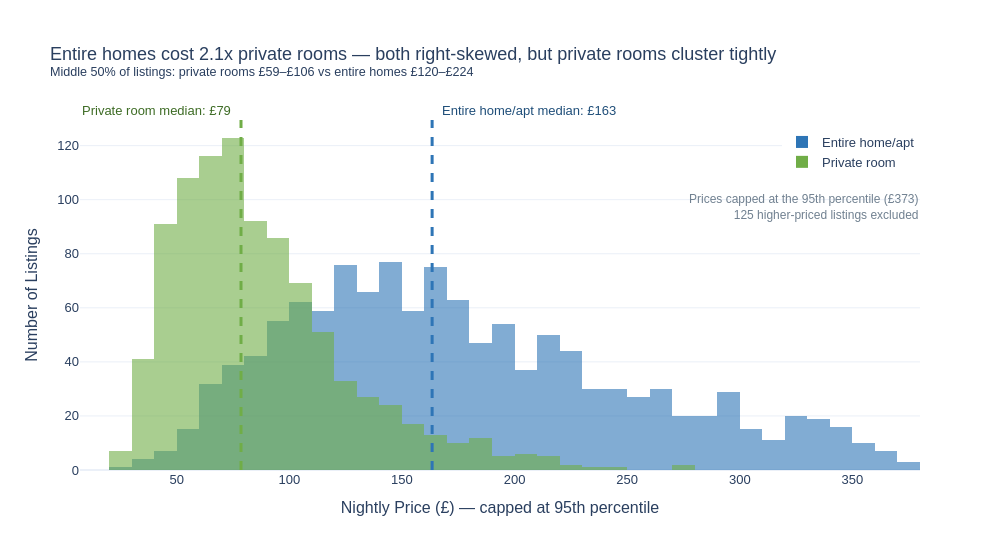

The notebook cell saved with this chart:
### Markdown cell above
## Task 1 — Histogram: price by room type (overlapping distributions)

**What to build:** A histogram showing price distributions for **Entire home/apt vs Private room** (exclude Shared room — too few observations) overlaid on the same chart.

**Requirements:**
- Both room types on the same chart (use `color='room_type'`)
- `barmode='overlay'` with `opacity=0.6` so both distributions are visible
- A vertical line for the median of EACH room type, differently coloured
- Insight title comparing the two distributions

### Code cell
# Task 1
# YOUR CODE HERE

ROOM_COLOURS = {'Entire home/apt': '#2E75B6', 'Private room': '#70AD47'}
TEXT_COLOURS = {'Entire home/apt': '#1F4E79', 'Private room': '#3D6B24'}

df_t1 = df_cap[df_cap['room_type'].isin(ROOM_COLOURS.keys())].copy()

stats = df_t1.groupby('room_type')['price'].quantile([0.25, 0.5, 0.75]).unstack()
med_home, med_room = stats.loc['Entire home/apt', 0.5], stats.loc['Private room', 0.5]
n_excluded = (df['price'] > p95).sum()

fig = px.histogram(
    data_frame=df_t1,
    x='price',
    color='room_type',
    barmode='overlay',
    opacity=0.6,
    color_discrete_map=ROOM_COLOURS,
    category_orders={'room_type': list(ROOM_COLOURS.keys())},
    labels={'price': 'Nightly Price (£)', 'room_type': 'Room type'},
    height=550, width=1000,
    template='plotly_white'
)

fig.update_traces(xbins=dict(start=0, end=np.ceil(p95 / 10) * 10, size=10))

for room, med, side in [('Private room', med_room, 'left'), ('Entire home/apt', med_home, 'right')]:
    fig.add_vline(x=med, line_dash='dash', line_color=ROOM_COLOURS[room], line_width=3,
                  annotation=dict(
                      text=f'{room} median: £{med:.0f}',
                      font=dict(color=TEXT_COLOURS[room], size=13),
                      xanchor='right' if side == 'left' else 'left',
                      y=1, yanchor='bottom',      # label sits just above the plot area, clear of the bars
                      xshift=-8 if side == 'left' else 8,
                  ))

# Disclose the outlier cap
fig.add_annotation(
    x=1, y=0.8, xref='paper', yref='paper', xanchor='right', showarrow=False, align='right',
    text=f'Prices capped at the 95th percentile (£{p95:.0f})<br>{n_excluded} higher-priced listings excluded',
    font=dict(color='slategrey', size=12)
)

fig.update_layout(
    title=(f'Entire homes cost {med_home / med_room:.1f}x private rooms — both right-skewed, but private rooms cluster tightly'
           f'<br><sup>Middle 50% of listings: private rooms £{stats.loc["Private room", 0.25]:.0f}–£{stats.loc["Private room", 0.75]:.0f} '
           f'vs entire homes £{stats.loc["Entire home/apt", 0.25]:.0f}–£{stats.loc["Entire home/apt", 0.75]:.0f}</sup>'),
    font=dict(family='Arial', size=13),
    yaxis=dict(title='Number of Listings'),
    xaxis=dict(showgrid=False, title='Nightly Price (£) — capped at 95th percentile'),
    legend=dict(title='', x=1, y=0.98, xanchor='right', yanchor='top'),
    margin=dict(t=120),
)
fig.show()

### Figure 1 — Plotly figure (JSON) as saved in the notebook; plotly's stock layout.template omitted (floating-point values rounded to 4 significant figures; data arrays with more than 128 entries replaced by an {"elided": "..."} marker saying what was removed)
{"data": [{"bingroup": "x", "hovertemplate": "Room type=Entire home/apt<br>Nightly Price (£)=%{x}<br>count=%{y}<extra></extra>", "legendgroup": "Entire home/apt", "marker": {"color": "#2E75B6", "opacity": 0.6, "pattern": {"shape": ""}}, "name": "Entire home/apt", "orientation": "v", "showlegend": true, "type": "histogram", "x": {"elided": "1251 float values"}, "xaxis": "x", "xbins": {"end": 380, "size": 10, "start": 0}, "yaxis": "y"}, {"bingroup": "x", "hovertemplate": "Room type=Private room<br>Nightly Price (£)=%{x}<br>count=%{y}<extra></extra>", "legendgroup": "Private room", "marker": {"color": "#70AD47", "opacity": 0.6, "pattern": {"shape": ""}}, "name": "Private room", "orientation": "v", "showlegend": true, "type": "histogram", "x": {"elided": "942 float values"}, "xaxis": "x", "xbins": {"end": 380, "size": 10, "start": 0}, "yaxis": "y"}], "layout": {"annotations": [{"font": {"color": "#3D6B24", "size": 13}, "showarrow": false, "text": "Private room median: £79", "x": 78.57, "xanchor": "right", "xref": "x", "xshift": -8, "y": 1, "yanchor": "bottom", "yref": "y domain"}, {"font": {"color": "#1F4E79", "size": 13}, "showarrow": false, "text": "Entire home/apt median: £163", "x": 163.4, "xanchor": "left", "xref": "x", "xshift": 8, "y": 1, "yanchor": "bottom", "yref": "y domain"}, {"align": "right", "font": {"color": "slategrey", "size": 12}, "showarrow": false, "text": "Prices capped at the 95th percentile (£373)<br>125 higher-priced listings excluded", "x": 1, "xanchor": "right", "xref": "paper", "y": 0.8, "yref": "paper"}], "barmode": "overlay", "font": {"family": "Arial", "size": 13}, "height": 550, "legend": {"title": {"text": ""}, "tracegroupgap": 0, "x": 1, "xanchor": "right", "y": 0.98, "yanchor": "top"}, "margin": {"t": 120}, "shapes": [{"line": {"color": "#70AD47", "dash": "dash", "width": 3}, "type": "line", "x0": 78.57, "x1": 78.57, "xref": "x", "y0": 0, "y1": 1, "yref": "y domain"}, {"line": {"color": "#2E75B6", "dash": "dash", "width": 3}, "type": "line", "x0": 163.4, "x1": 163.4, "xref": "x", "y0": 0, "y1": 1, "yref": "y domain"}], "title": {"text": "Entire homes cost 2.1x private rooms — both right-skewed, but private rooms cluster tightly<br><sup>Middle 50% of listings: private rooms £59–£106 vs entire homes £120–£224</sup>"}, "width": 1000, "xaxis": {"anchor": "y", "domain": [0, 1], "showgrid": false, "title": {"text": "Nightly Price (£) — capped at 95th percentile"}}, "yaxis": {"anchor": "x", "domain": [0, 1], "title": {"text": "Number of Listings"}}}}
